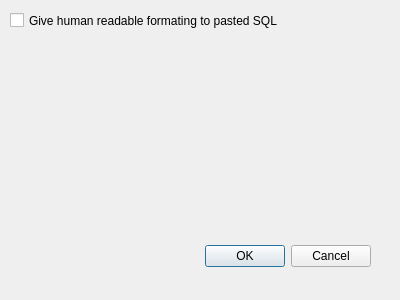
<?xml version="1.0" encoding="UTF-8"?>
<ui version="4.0">
 <class>Dialog</class>
 <widget class="QDialog" name="Dialog">
  <property name="geometry">
   <rect>
    <x>0</x>
    <y>0</y>
    <width>400</width>
    <height>300</height>
   </rect>
  </property>
  <property name="windowTitle">
   <string>Dialog</string>
  </property>
  <widget class="QDialogButtonBox" name="buttonBox">
   <property name="geometry">
    <rect>
     <x>30</x>
     <y>240</y>
     <width>341</width>
     <height>32</height>
    </rect>
   </property>
   <property name="orientation">
    <enum>Qt::Horizontal</enum>
   </property>
   <property name="standardButtons">
    <set>QDialogButtonBox::Cancel|QDialogButtonBox::Ok</set>
   </property>
  </widget>
  <widget class="QCheckBox" name="checkBox">
   <property name="geometry">
    <rect>
     <x>10</x>
     <y>10</y>
     <width>381</width>
     <height>21</height>
    </rect>
   </property>
   <property name="text">
    <string>Give human readable formating to pasted SQL</string>
   </property>
  </widget>
 </widget>
 <resources/>
 <connections>
  <connection>
   <sender>buttonBox</sender>
   <signal>accepted()</signal>
   <receiver>Dialog</receiver>
   <slot>accept()</slot>
   <hints>
    <hint type="sourcelabel">
     <x>248</x>
     <y>254</y>
    </hint>
    <hint type="destinationlabel">
     <x>157</x>
     <y>274</y>
    </hint>
   </hints>
  </connection>
  <connection>
   <sender>buttonBox</sender>
   <signal>rejected()</signal>
   <receiver>Dialog</receiver>
   <slot>reject()</slot>
   <hints>
    <hint type="sourcelabel">
     <x>316</x>
     <y>260</y>
    </hint>
    <hint type="destinationlabel">
     <x>286</x>
     <y>274</y>
    </hint>
   </hints>
  </connection>
 </connections>
</ui>
